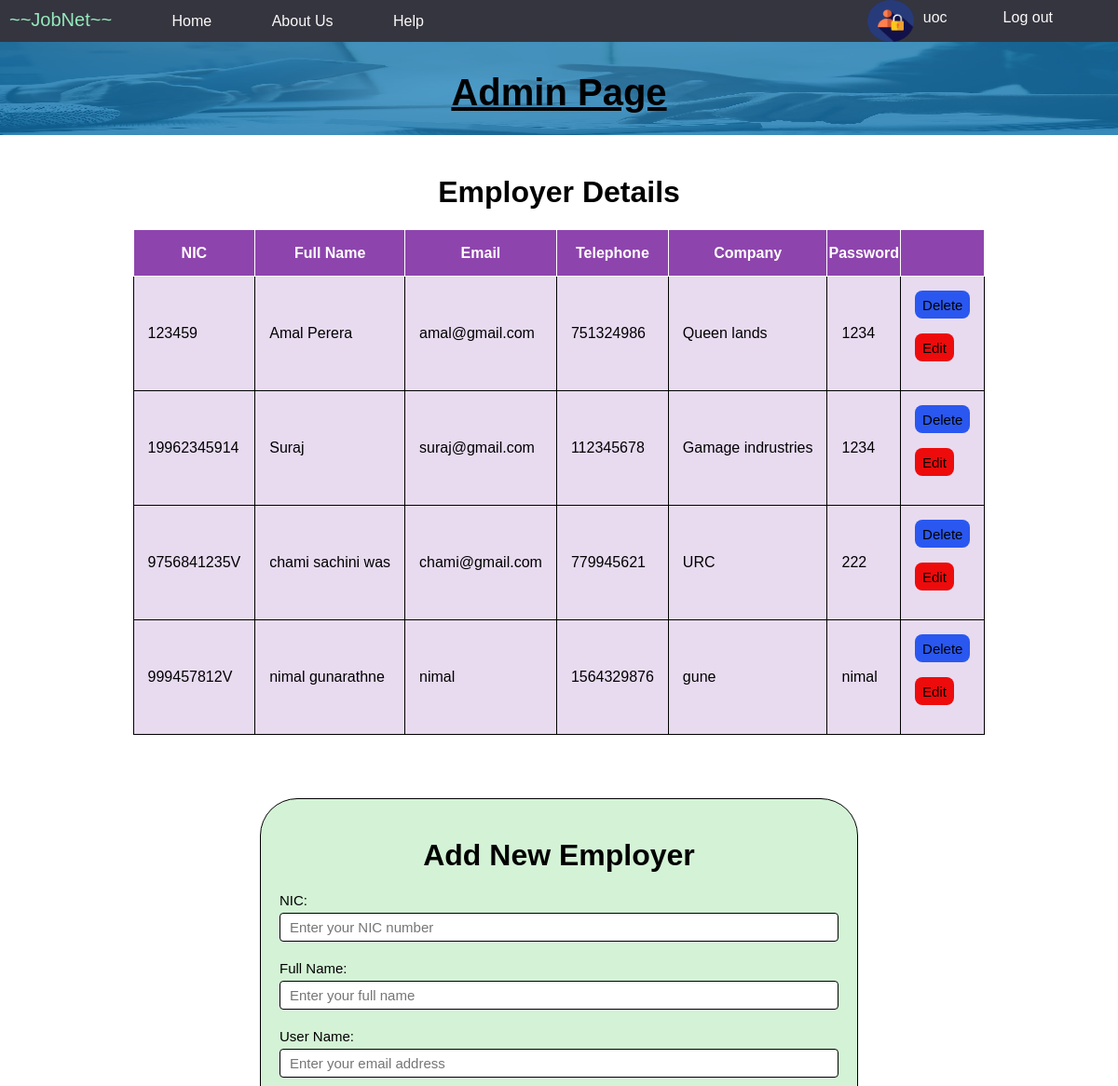
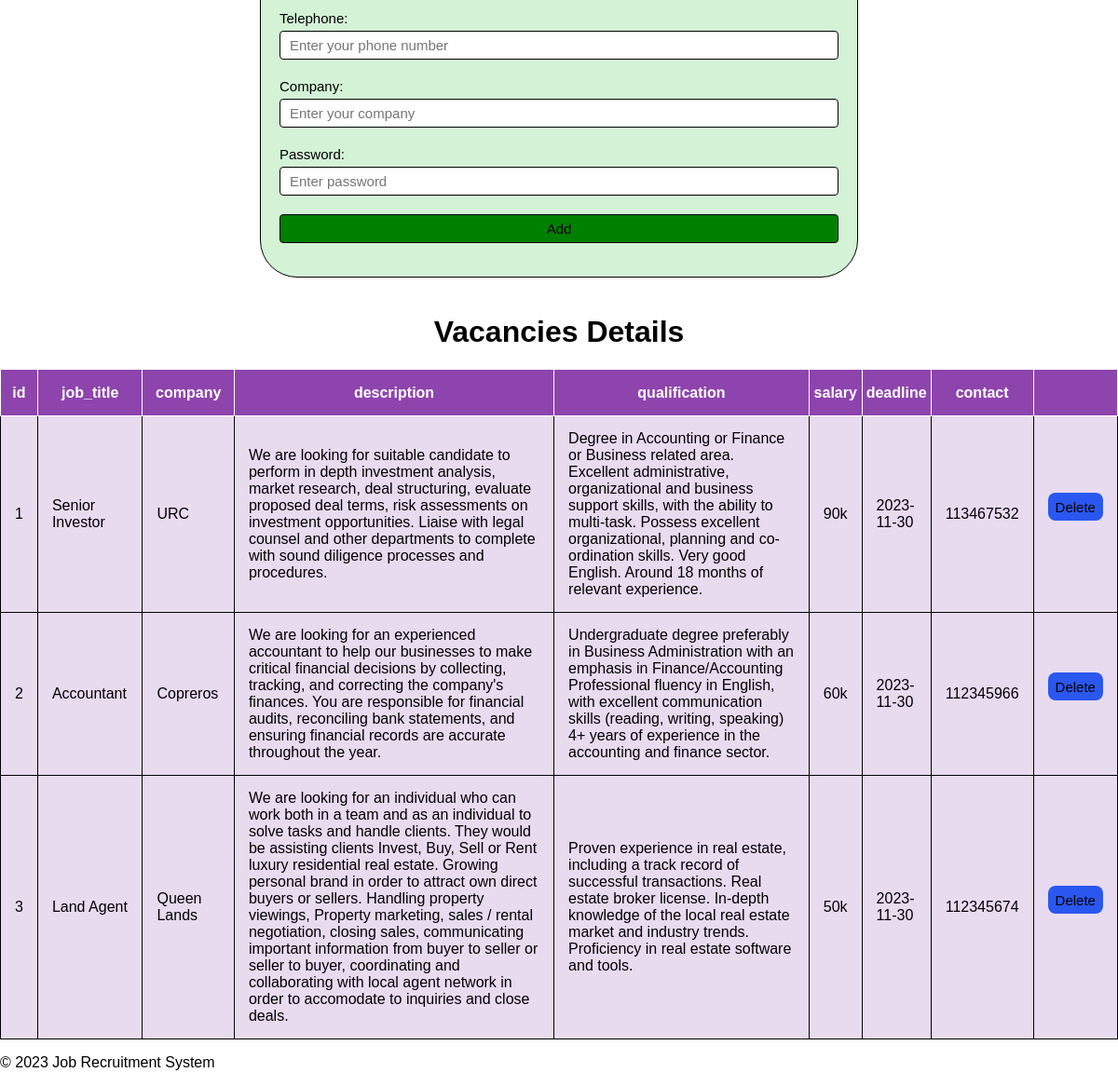
Screenshot of /admin_employer.php (signed in) with the database file from the repository (2 pictures, top to bottom).
### tables this page shows
CREATE TABLE `employers` (
  `NIC` varchar(100) NOT NULL,
  `fullname` varchar(100) NOT NULL,
  `email` varchar(100) NOT NULL,
  `tel` int(11) NOT NULL,
  `company` varchar(100) NOT NULL,
  `password` varchar(100) NOT NULL
);

CREATE TABLE `vacancies` (
  `id` int(11) NOT NULL,
  `job_title` varchar(100) NOT NULL,
  `company` varchar(100) NOT NULL,
  `description` varchar(1000) NOT NULL,
  `qualification` varchar(1000) NOT NULL,
  `salary` varchar(100) NOT NULL,
  `deadline` date NOT NULL,
  `contact` int(11) NOT NULL
);

### admin_employer.php (the view, shortened to what this page needs)
<html>
    <head>
        <link rel="stylesheet" type="text/css" href="css/style.css">
        <link rel="stylesheet" type="text/css" href="css/style-2.css">
    </head>
    <body>
        <nav>
            <ul>
                <li class="jobnet">~~JobNet~~</li>
                <li><a href="home.php">Home</a></li>
                <li><a href="About Us.php">About Us</a></li>
                <li><a href="Help.php">Help</a></li>
                <?php
                    include "php/config.php";
                    if (isset($_SESSION['username'])) {
                        $userName = $_SESSION['username'];
                        echo '<li style="float:right">'.'<a href="logout.php">'.'Log out'.'</a>'.'</li>';
                        echo '<li style="float:right">'.$userName.'</li>';
                    }else{
                        echo '<li style="float:right">'.'<a href="index.php">'. 'Login'.'</a>'.'</li>';
                    }
                ?>
                <li style="float:right"><img src="295128.png" alt="" class="login"></li>
            </ul>
        </nav>
        <div>
            <h1 class="headers">Admin Page</h1>
            <img src="hero03.jpg" alt="" class="header_img">
        </div>
        <br>
        <h1 style="text-align:center">Employer Details</h1>
        <table>
            <thead>
                <tr>
                    <th>NIC</th>
                    <th>Full Name</th>
                    <th>Email</th>
                    <th>Telephone</th>
                    <th>Company</th>
                    <th>Password</th>
                    <th></th>
                </tr>
            </thead>
            <tbody>
                <?php
                    $sql = "SELECT * FROM employers";
                    $result = mysqli_query($connection, $sql);
                    if ($result) {
                        while ($row = mysqli_fetch_assoc($result)) {
                            echo "<tr>";
                            echo "<td>" . $row['NIC'] . "</td><td>" . $row['fullname'] . "</td><td>". $row['email'] . "</td><td>" . $row['tel'] . "</td><td>" . $row['company'] . "</td><td>" . $row['password'] . "</td>";
                            echo "<td class='operations'>";
                            echo "<form method='post'>
                                <button type='submit' name='delete' class='del' value='" . $row['NIC'] . "'>Delete</button>
                                </form>";
                            echo "<form method='post'>
                                <button type='submit' name='edit' class='edit' value='" . $row['NIC'] . "'>Edit</button>
                                </form>";
                            echo "</td>";
                            echo "</tr>";
                        }
                    }
                ?>
            </tbody>
        </table>
        <br>
        <div class="box">
            <div class="apply-box">
                <h1 style="text-align:center">Add New Employer</h1>
                <form method='post'>
                    <div class="form-container">
                        <div class="form-control">
                            <label for='addNIC'>NIC:</label>
                            <input type='text' id='addNIC' name='addNIC' placeholder="Enter your NIC number" required>
                        </div>
                        <div class="form-control">
                            <label for='addfullname'>Full Name:</label>
                            <input type='text' id='addfullname' name='addfullname' placeholder="Enter your full name" required>
                        </div>
                        <div class="form-control">
                        <label for='addemail'>User Name:</label>
                        <input type='text' id='addemail' name='addemail' placeholder="Enter your email address" required>
                        </div>
                        <div class="form-control">
                            <label for='addtel'>Telephone:</label>
                            <input type='tel' id='addtel' name='addtel' placeholder="Enter your phone number" required>
                        </div>
                        <div class="form-control">
                            <label for='addcompany'>Company:</label>
                            <input type='text' id='addcompany' name='addcompany' placeholder="Enter your company" required>
                        </div>
                        <div class="form-control">
                            <label for='addpassword'>Password:</label>
                            <input type='password' id='addpassword' name='addpassword' placeholder="Enter password" required>
                        </div>
                        <input type='submit' name='add' value='Add' style="background-color:green">
                    </div>
                </form>
            </div>
        </div>
            <br>
        <h1 style="text-align:center">Vacancies Details</h1>
        <table>
            <thead>
                <tr>
                    <th>id</th>
                    <th>job_title</th>
                    <th>company</th>
                    <th>description</th>
                    <th>qualification</th>
                    <th>salary</th>
                    <th>deadline</th>
                    <th>contact</th>
                    <th></th>
                </tr>
            </thead>
            <tbody>
                <?php
                    $sql = "SELECT * FROM vacancies";
                    $result = mysqli_query($connection, $sql);
                    if ($result) {
                        while ($row = mysqli_fetch_assoc($result)) {
                            echo "<tr>";
                            echo "<td>" . $row['id'] . "</td><td>" . $row['job_title'] . "</td><td>". $row['company'] . "</td><td>" . $row['description'] . "</td><td>" . $row['qualification'] . "</td><td>" . $row['salary'] ."</td><td>" . $row['deadline'] ."</td><td>" . $row['contact'] . "</td>";
                            echo "<td class='operations'>";
                            echo "<form method='post'>
                                <button type='submit' name='delete' class='del' value='" . $row['id'] . "'>Delete</button>
                                </form>";
                            echo "</td>";
                            echo "</tr>";
                        }
                    }
                ?>
            </tbody>
        </table>
        <footer>
            <p>&copy; 2023 Job Recruitment System</p>
        </footer>
    </body>
</html>

### css/style.css (style rules this page uses)
body { font-family: Arial, Helvetica; margin: 0; padding: 0; }
nav { background-color: rgb(53, 53, 63); color: #f7f6f6; text-align: left; height: 50px; }
nav ul { list-style: none; padding: 10px; }
nav li { display: inline; margin-right: 60px; }
nav li a { text-decoration: none; color: #fbf9f9; }
.jobnet { font-size: 20px; font-weight: 3px bold; font-family: 'Arial Narrow Bold', sans-serif; color: rgb(148, 234, 188); }
td { padding: 15px; }

### css/style-2.css (style rules this page uses)
.box { max-width: 900px; margin: 0px auto; }
.apply-box { max-width: 600px; padding: 20px; margin: 0px auto; margin-top: 50px; border: 1px solid; border-radius: 40px; background-color: rgba(155, 227, 159, 0.429); }
.form-container { margin-top: 20px; display: grid; gap: 20px; display: flex; flex-direction: column; }
.form-control { display: flex; flex-direction: column; }
label { font-size: 15px; margin-bottom: 5px; }
input, textarea { padding: 6px 10px; border: 1px solid; border-radius: 4px; font-size: 15px; }

### admin_employer.php (style rules this page uses)
.login { width: 50px; height: 45px; position: absolute; top: 0px; }
.header_img { width: 100%; height: 100px; position: absolute; top: 45px; }
.headers { font-size: 40px; text-align: center; position: relative; z-index: 100; text-decoration: underline; }
table, th, td { border: 1px solid; border-collapse: collapse; margin: 0 auto; background-color: rgb(142, 68, 173, 0.1); }
table th { background-color: #8E44AD; color: #fff; height: 50px; }
.edit { background-color: rgb(238, 11, 11); border: transparent solid 2px; border-radius: 8px; font-size: 15px; height: 30px; }
.del { background-color: rgb(42, 87, 239); border: transparent solid 2px; border-radius: 8px; font-size: 15px; height: 30px; }

### rows the page displays
employers: NIC "123459", fullname "Amal Perera", email "amal@gmail.com", tel "751324986", company "Queen lands", password "1234"
employers: NIC "19962345914", fullname "Suraj", email "suraj@gmail.com", tel "112345678", company "Gamage indrustries", password "1234"
employers: NIC "9756841235V", fullname "chami sachini was", email "chami@gmail.com", tel "779945621", company "URC", password "222"
employers: NIC "999457812V", fullname "nimal gunarathne", email "nimal", tel "1564329876", company "gune", password "nimal"
vacancies: id "1", job_title "Senior Investor", company "URC", description "We are looking for suitable candidate to perform in depth investment analysis, market research, deal structuring, evaluate proposed deal terms, risk assessments on investment opportunities. Liaise with legal counsel and other departments to complete with sound diligence processes and procedures.", qualification "Degree in Accounting or Finance or Business related area. Excellent administrative, organizational and business support skills, with the ability to multi-task. Possess excellent organizational, planning and co-ordination skills. Very good English. Around 18 months of relevant experience.", salary "90k", deadline "2023-11-30", contact "113467532"
vacancies: id "2", job_title "Accountant", company "Copreros", description "We are looking for an experienced accountant to help our businesses to make critical financial decisions by collecting, tracking, and correcting the company's finances. You are responsible for financial audits, reconciling bank statements, and ensuring financial records are accurate throughout the year.", qualification "Undergraduate degree preferably in Business Administration with an emphasis in Finance/Accounting Professional fluency in English, with excellent communication skills (reading, writing, speaking) 4+ years of experience in the accounting and finance sector.", salary "60k", deadline "2023-11-30", contact "112345966"
vacancies: id "3", job_title "Land Agent", company "Queen Lands", description "We are looking for an individual who can work both in a team and as an individual to solve tasks and handle clients. They would be assisting clients Invest, Buy, Sell or Rent luxury residential real estate. Growing personal brand in order to attract own direct buyers or sellers. Handling property viewings, Property marketing, sales / rental negotiation, closing sales, communicating important information from buyer to seller or seller to buyer, coordinating and collaborating with local agent network in order to accomodate to inquiries and close deals.", qualification "Proven experience in real estate, including a track record of successful transactions. Real estate broker license. In-depth knowledge of the local real estate market and industry trends. Proficiency in real estate software and tools.", salary "50k", deadline "2023-11-30", contact "112345674"

### other values shown
$userName "uoc"
